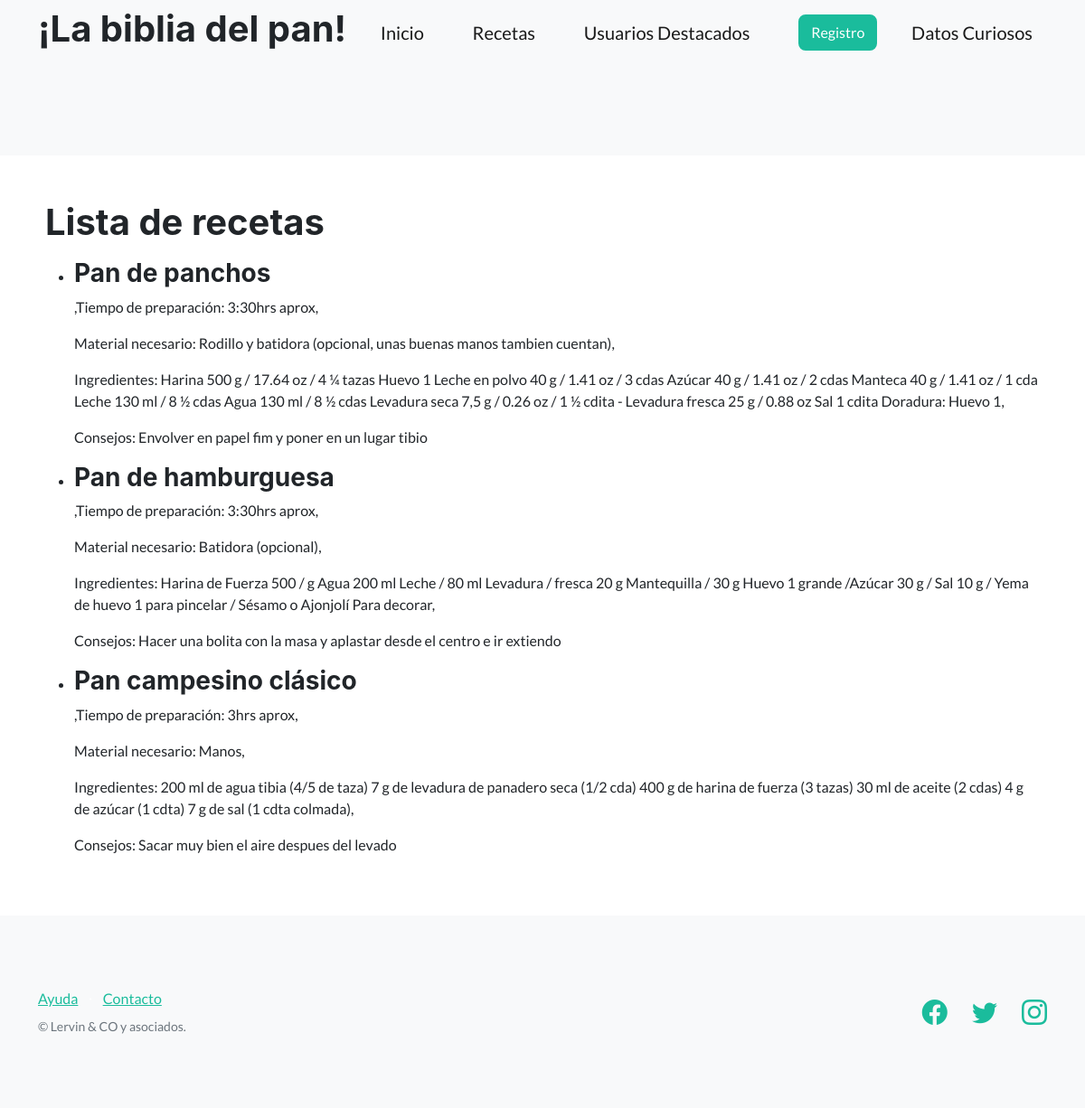
The app's page /main/listado-recetas/ with its own data.
### recetas/models.py (models this page shows, shortened)
class Receta(models.Model):
    nombre = models.CharField(max_length=100)
    tiempo_de_preparacion = models.CharField(max_length=24)
    equipos_para_la_preparacion = models.CharField(max_length=256)
    ingredientes = models.CharField(max_length=512)
    consejos = models.CharField(max_length=256, default=None)

### recetas/views.py (the view)
# urls.py: path('listado-recetas/', listar_recetas),
def listar_recetas(request):
    contexto = {
        'recetas': Receta.objects.all()
    }
    return render(
      request=request,
      template_name='recetas/lista_recetas.html',
      context=contexto
      )

### recetas/templates/recetas/lista_recetas.html (shortened to what this page needs)
{% extends "recetas/inicio.html" %}
{% block contenido %}
    <section>
        <div>
    <h1>Lista de recetas<p></p></h1>
    <ul>
        {% for recipes in recetas %}
            <li><h3>{{ recipes.nombre }}</h3>,Tiempo de preparación: {{recipes.tiempo_de_preparacion}},<p></p> Material necesario: {{recipes.equipos_para_la_preparacion}},<p></p> Ingredientes: {{recipes.ingredientes}},<p></p> Consejos: {{recipes.consejos}}<p></p></li>
        {% endfor %}
            </div>
    </section>
{% endblock contenido %}

### recetas/templates/recetas/inicio.html (shortened to what this page needs)
{% load static %}
<!DOCTYPE html>
<html lang="en">
    <head>
        <link href="https://cdn.jsdelivr.net/npm/bootstrap-icons@1.5.0/font/bootstrap-icons.css" rel="stylesheet" type="text/css" />
        <link href="{% static 'css/styles.css' %}" rel="stylesheet" />
    </head>
    <body>
        <nav class="navbar navbar-light bg-light static-top">
            <div class="container">
                <h1> ¡La biblia del pan!</h1>
                <a class="navbar-brand" href="http://127.0.0.1:8000/main/inicio/">Inicio</a>
                <a class="navbar-brand" href="http://127.0.0.1:8000/main/listado-recetas/">Recetas</a>
                <a class="navbar-brand" href="http://127.0.0.1:8000/main/usuarios-destacados/">Usuarios Destacados</a>
                <a class="btn btn-primary" href="#signup">Registro</a>
                <a class="navbar-brand" href="http://127.0.0.1:8000/main/datos-curiosos/">Datos Curiosos</a>
            </div>
            <section style="padding:50px;"></section>
        </nav>
        <section style="padding:50px;">
            {% block contenido %}
            {% endblock contenido %}
        </section>
        <footer class="footer bg-light">
            <div class="container">
                <div class="row">
                    <div class="col-lg-6 h-100 text-center text-lg-start my-auto">
                        <ul class="list-inline mb-2">
                            <li class="list-inline-item"><a href="#!">Ayuda</a></li>
                            <li class="list-inline-item">⋅</li>
                            <li class="list-inline-item"><a href="#!">Contacto</a></li>
                        </ul>
                        <p class="text-muted small mb-4 mb-lg-0">&copy; Lervin & CO y asociados.</p>
                    </div>
                    <div class="col-lg-6 h-100 text-center text-lg-end my-auto">
                        <ul class="list-inline mb-0">
                            <li class="list-inline-item me-4">
                                <a href="#!"><i class="bi-facebook fs-3"></i></a>
                            </li>
                            <li class="list-inline-item me-4">
                                <a href="#!"><i class="bi-twitter fs-3"></i></a>
                            </li>
                            <li class="list-inline-item">
                                <a href="https://www.instagram.com/espndeportes/?hl=es"><i class="bi-instagram fs-3"></i></a>
                            </li>
                        </ul>
                    </div>
                </div>
            </div>
        </footer>
    </body>
</html>

### records on screen
Receta: nombre "Pan de panchos", tiempo_de_preparacion "3:30hrs aprox", equipos_para_la_preparacion "Rodillo y batidora (opcional, unas buenas manos tambien cuentan)", ingredientes "Harina 500 g / 17.64 oz / 4 ¼ tazas Huevo 1 Leche en polvo 40 g / 1.41 oz / 3 cdas Azúcar 40 g / 1.41 oz / 2 cdas Manteca 40 g / 1.41 oz / 1 cda Leche 130 ml / 8 ½ cdas Agua 130 ml / 8 ½ cdas Levadura seca 7,5 g / 0.26 oz / 1 ½ cdita - Levadura fresca 25 g / 0.88 oz Sal 1 cdita Doradura: Huevo 1", consejos "Envolver en papel fim y poner en un lugar tibio"
Receta: nombre "Pan de hamburguesa", tiempo_de_preparacion "3:30hrs aprox", equipos_para_la_preparacion "Batidora (opcional)", ingredientes "Harina de Fuerza 500 / g Agua 200 ml Leche / 80 ml Levadura / fresca 20 g Mantequilla / 30 g Huevo 1 grande /Azúcar 30 g / Sal 10 g / Yema de huevo 1 para pincelar / Sésamo o Ajonjolí Para decorar", consejos "Hacer una bolita con la masa y aplastar desde el centro e ir extiendo"
Receta: nombre "Pan campesino clásico", tiempo_de_preparacion "3hrs aprox", equipos_para_la_preparacion "Manos", ingredientes "200 ml de agua tibia (4/5 de taza) 7 g de levadura de panadero seca (1/2 cda) 400 g de harina de fuerza (3 tazas) 30 ml de aceite (2 cdas) 4 g de azúcar (1 cdta) 7 g de sal (1 cdta colmada)", consejos "Sacar muy bien el aire despues del levado"
